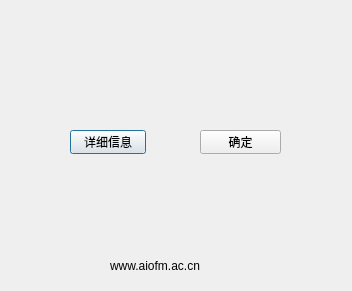
<?xml version="1.0" encoding="UTF-8"?>
<ui version="4.0">
 <class>Warning</class>
 <widget class="QDialog" name="Warning">
  <property name="windowModality">
   <enum>Qt::WindowModal</enum>
  </property>
  <property name="geometry">
   <rect>
    <x>0</x>
    <y>0</y>
    <width>352</width>
    <height>291</height>
   </rect>
  </property>
  <property name="maximumSize">
   <size>
    <width>352</width>
    <height>291</height>
   </size>
  </property>
  <property name="windowTitle">
   <string>Warning</string>
  </property>
  <widget class="QLabel" name="label">
   <property name="geometry">
    <rect>
     <x>110</x>
     <y>250</y>
     <width>141</width>
     <height>31</height>
    </rect>
   </property>
   <property name="styleSheet">
    <string notr="true">font: 75 11pt &quot;Calibri&quot;;</string>
   </property>
   <property name="text">
    <string>www.aiofm.ac.cn</string>
   </property>
  </widget>
  <widget class="QLabel" name="label_warning">
   <property name="geometry">
    <rect>
     <x>40</x>
     <y>60</y>
     <width>281</width>
     <height>41</height>
    </rect>
   </property>
   <property name="styleSheet">
    <string notr="true">font: 75 12pt &quot;DFKai-SB&quot;;</string>
   </property>
   <property name="text">
    <string/>
   </property>
  </widget>
  <widget class="QPushButton" name="pushButton">
   <property name="geometry">
    <rect>
     <x>70</x>
     <y>130</y>
     <width>76</width>
     <height>24</height>
    </rect>
   </property>
   <property name="text">
    <string>详细信息</string>
   </property>
  </widget>
  <widget class="QPushButton" name="pushButton_2">
   <property name="geometry">
    <rect>
     <x>200</x>
     <y>130</y>
     <width>81</width>
     <height>24</height>
    </rect>
   </property>
   <property name="text">
    <string>确定</string>
   </property>
  </widget>
  <widget class="QLabel" name="label_detail">
   <property name="geometry">
    <rect>
     <x>26</x>
     <y>170</y>
     <width>311</width>
     <height>71</height>
    </rect>
   </property>
   <property name="styleSheet">
    <string notr="true">font: 75 9pt &quot;DFKai-SB&quot;;</string>
   </property>
   <property name="text">
    <string/>
   </property>
  </widget>
 </widget>
 <resources/>
 <connections/>
</ui>
